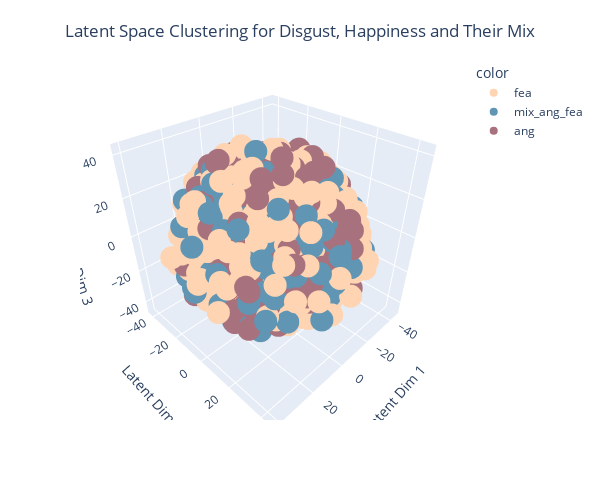

The cell this chart's notebook holds for it:
### Code cell
# 3D
vae_3d_colors = {'ang': '#A7727D', 'fea': '#FFD4B2', 'mix_ang_fea': '#6096B4'}

vae_3d_tsne = TSNE(n_components=3, random_state=0, perplexity=30)
vae_3d_tsne_results = vae_3d_tsne.fit_transform(latent_space)

vae_3d_fig = px.scatter_3d(x=vae_3d_tsne_results[:, 0], y=vae_3d_tsne_results[:, 1], z=vae_3d_tsne_results[:, 2], color=latent_space_labels, color_discrete_map=vae_3d_colors)

vae_3d_fig.update_layout(scene=dict(xaxis=dict(title='Latent Dim 1'),
                             yaxis=dict(title='Latent Dim 2'),
                             zaxis=dict(title='Latent Dim 3')),
                  title='Latent Space Clustering for Disgust, Happiness and Their Mix',
                  title_x=0.5, 
                  title_y=0.95,
                  width=600, height=500)
vae_3d_fig.show()

#vae_3d_fig.write_image('/Users/jiachenyao/Desktop/Thesis/Figures/230/vae_ang_sad_3d.png')

### Figure 1 — Plotly figure (JSON) as saved in the notebook; plotly's stock layout.template omitted (floating-point values rounded to 4 significant figures; data arrays with more than 128 entries replaced by an {"elided": "..."} marker saying what was removed)
{"data": [{"hovertemplate": "color=fea<br>x=%{x}<br>y=%{y}<br>z=%{z}<extra></extra>", "legendgroup": "fea", "marker": {"color": "#FFD4B2", "symbol": "circle"}, "mode": "markers", "name": "fea", "scene": "scene", "showlegend": true, "type": "scatter3d", "x": {"elided": "498 float values"}, "y": {"elided": "498 float values"}, "z": {"elided": "498 float values"}}, {"hovertemplate": "color=mix_ang_fea<br>x=%{x}<br>y=%{y}<br>z=%{z}<extra></extra>", "legendgroup": "mix_ang_fea", "marker": {"color": "#6096B4", "symbol": "circle"}, "mode": "markers", "name": "mix_ang_fea", "scene": "scene", "showlegend": true, "type": "scatter3d", "x": {"elided": "342 float values"}, "y": {"elided": "342 float values"}, "z": {"elided": "342 float values"}}, {"hovertemplate": "color=ang<br>x=%{x}<br>y=%{y}<br>z=%{z}<extra></extra>", "legendgroup": "ang", "marker": {"color": "#A7727D", "symbol": "circle"}, "mode": "markers", "name": "ang", "scene": "scene", "showlegend": true, "type": "scatter3d", "x": {"elided": "366 float values"}, "y": {"elided": "366 float values"}, "z": {"elided": "366 float values"}}], "layout": {"height": 500, "legend": {"title": {"text": "color"}, "tracegroupgap": 0}, "margin": {"t": 60}, "scene": {"domain": {"x": [0, 1], "y": [0, 1]}, "xaxis": {"title": {"text": "Latent Dim 1"}}, "yaxis": {"title": {"text": "Latent Dim 2"}}, "zaxis": {"title": {"text": "Latent Dim 3"}}}, "title": {"text": "Latent Space Clustering for Disgust, Happiness and Their Mix", "x": 0.5, "y": 0.95}, "width": 600}}
